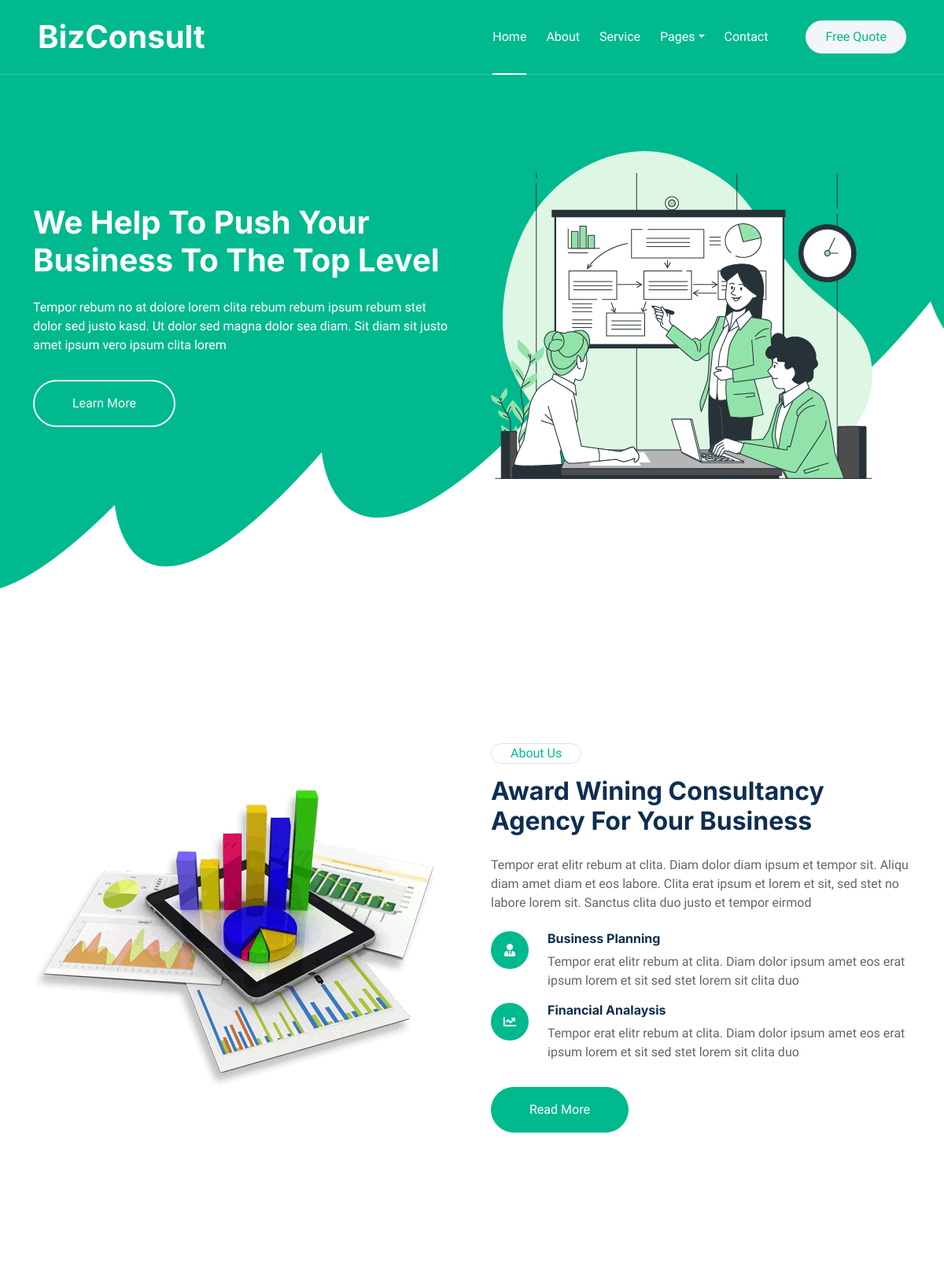
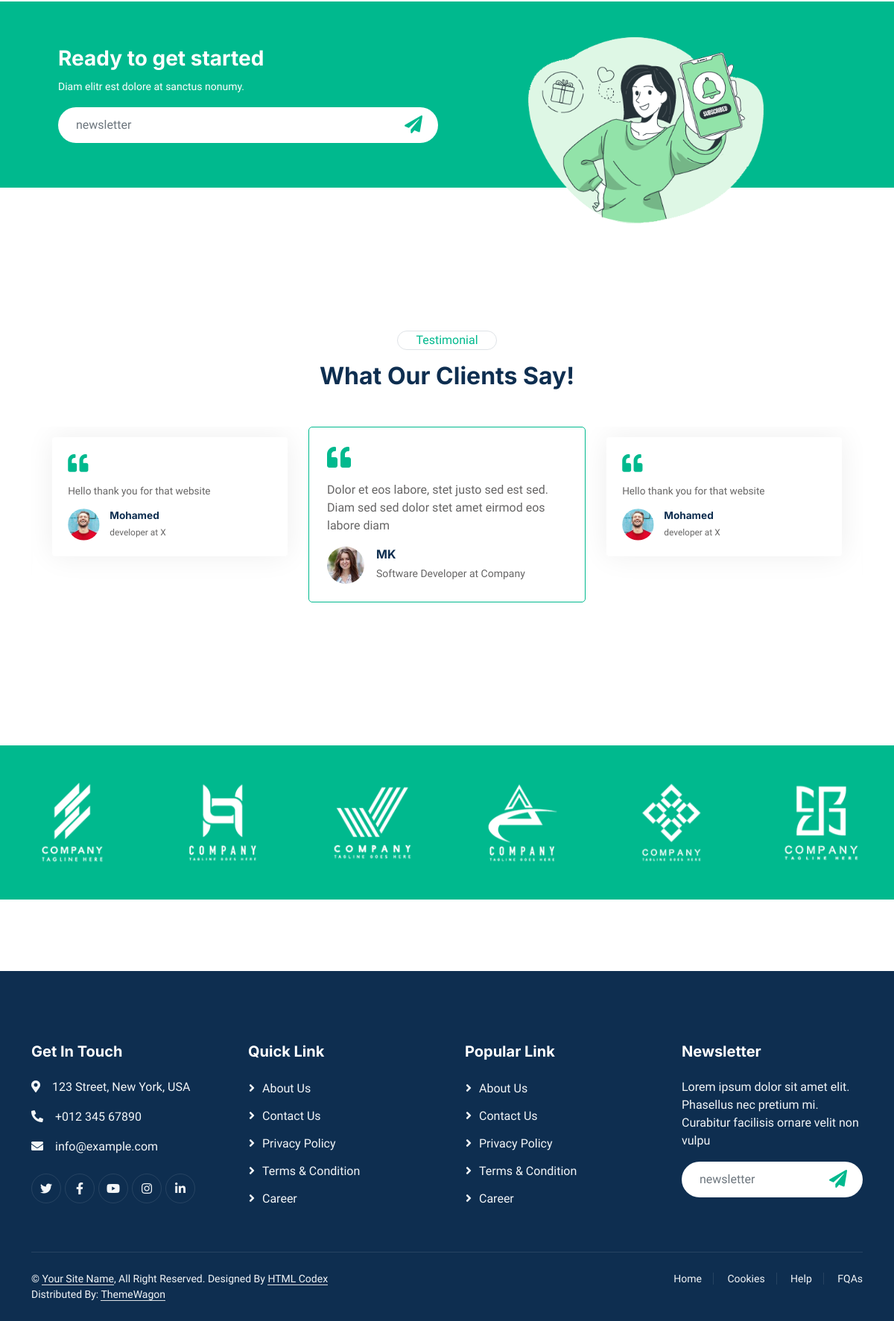
The page / on the database its author committed (2 pictures, top to bottom).
### pages/models.py (models this page shows, shortened)
class Testimonial(models.Model):
    client_name = models.CharField(max_length=100)
    profession = models.CharField(max_length=50)
    client_image = models.ImageField(upload_to='images')
    text = models.TextField()

### pages/views.py (the view, shortened to what this page needs)
# urls.py: path('', views.home_page, name='home'),
def home_page(request):
    testimonial = Testimonial.objects.all()
    form  = SubscribedEmailForm(request.POST)
    return render(request, 'home.html', context={'testimonial':testimonial, 'formEmail':form})

### pages/forms.py
class SubscribedEmailForm(ModelForm):
    def __init__(self, *args, **kwargs):
        super().__init__(*args, **kwargs)
        self.fields['email'].widget.attrs.update({
            'class':'form-control border-0 rounded-pill w-100 ps-4 pe-5',
            'style':'height: 48px',
            'placeholder':'newsletter'
            })
    class Meta:
        model = SubscribedEmail
        fields = "__all__"

### templates/home.html
{% extends 'base.html' %}
{% load static %}
{% block content %}
        {% include 'hero.html' %}
        {% include 'about_base.html' %}
        {% include 'newsletter.html' %}
        <div class="container-xxl py-6">
                <div class="container">
                <div class="mx-auto text-center wow fadeInUp" data-wow-delay="0.1s" style="max-width: 600px;">
                        <div class="d-inline-block border rounded-pill text-primary px-4 mb-3">Testimonial</div>
                        <h2 class="mb-5">What Our Clients Say!</h2>
                </div>
                <div class="owl-carousel testimonial-carousel wow fadeInUp" data-wow-delay="0.1s">
                        {% for obj in testimonial  %}
                        <div class="testimonial-item rounded p-4">
                        <i class="fa fa-quote-left fa-2x text-primary mb-3"></i>
                        <p>{{obj.text}}</p>
                        <div class="d-flex align-items-center">
                                <img class="img-fluid flex-shrink-0 rounded-circle" src="{{obj.client_image.url}}">
                                <div class="ps-3">
                                <h6 class="mb-1">{{obj.client_name}}</h6>
                                <small>{{obj.profession}}</small>
                                </div>
                        </div>
                        </div>
                        {% endfor %}
                </div>
                </div>
        </div>
        {% include 'client.html' %}
{% endblock content %}

### static/css/style.css (style rules this page uses)
:root { --primary: #00B98E; --light: #F3F6F8; --dark: #0E2E50; }
.py-6 { padding-top: 6rem; padding-bottom: 6rem; }
.testimonial-carousel .owl-item .testimonial-item { box-shadow: 0 0 45px rgba(0, 0, 0, .07); border: 1px solid transparent; transform: scale(.85); transition: .5s; }
.testimonial-carousel .owl-item.center .testimonial-item { box-shadow: none; border-color: var(--primary); transform: scale(1); }
.testimonial-carousel .owl-item .testimonial-item img { width: 50px; height: 50px; }

### rows shown on the page
Testimonial: text "Dolor et eos labore, stet justo sed est sed. Diam sed sed dolor stet amet eirmod eos labore diam", client_image (picture), client_name "MK", profession "Software Developer at Company"
Testimonial: text "Hello thank you for that website", client_image (picture), client_name "Mohamed", profession "developer at X"
